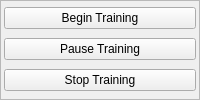
      <widget class="QFrame" name="frame_8">
       <property name="sizePolicy">
        <sizepolicy hsizetype="Preferred" vsizetype="Maximum">
         <horstretch>0</horstretch>
         <verstretch>0</verstretch>
        </sizepolicy>
       </property>
       <property name="frameShape">
        <enum>QFrame::StyledPanel</enum>
       </property>
       <property name="frameShadow">
        <enum>QFrame::Sunken</enum>
       </property>
       <property name="lineWidth">
        <number>2</number>
       </property>
       <layout class="QVBoxLayout" name="verticalLayout_5">
        <property name="leftMargin">
         <number>3</number>
        </property>
        <property name="topMargin">
         <number>3</number>
        </property>
        <property name="rightMargin">
         <number>3</number>
        </property>
        <property name="bottomMargin">
         <number>3</number>
        </property>
        <item>
         <widget class="QPushButton" name="train_start">
          <property name="text">
           <string>Begin Training</string>
          </property>
         </widget>
        </item>
        <item>
         <widget class="QPushButton" name="train_pause">
          <property name="text">
           <string>Pause Training</string>
          </property>
         </widget>
        </item>
        <item>
         <widget class="QPushButton" name="train_stop">
          <property name="text">
           <string>Stop Training</string>
          </property>
         </widget>
        </item>
       </layout>
      </widget>
